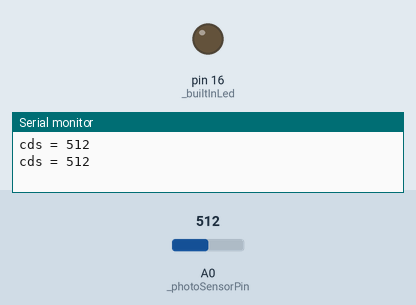
Recording of a sketch running on a simulated Arduino Uno, built with avr-gcc and run on an emulated ATmega328P. On the bench: output pins drawn as LEDs (lit = HIGH), the last lines printed to the serial monitor. Inputs (shaded band) come from the test bench; at power-on: A0 (_photoSensorPin) = 512.

Above: at 1.8 s.
1.9 s: A0 (_photoSensorPin) set to 501
At 3.2 s:
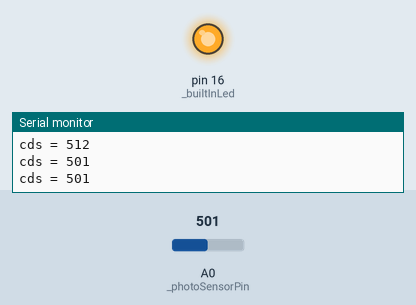
3.5 s: A0 (_photoSensorPin) set to 716
At 4.9 s:
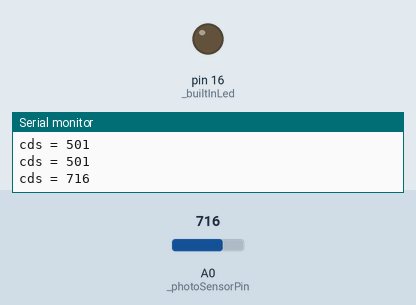
5.5 s: A0 (_photoSensorPin) set to 511
At 6.5 s:
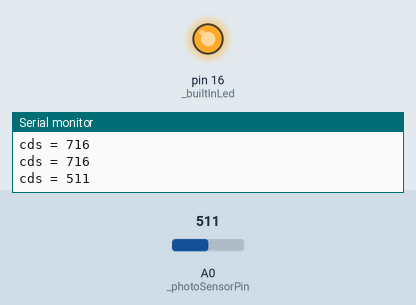
Timing chart, 0 to 8.5 s (numbered marks = the images above; inputs shaded):
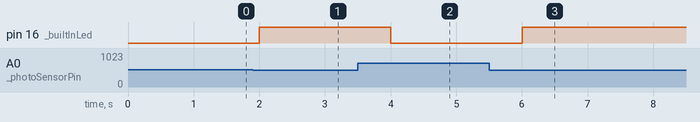

Measured:
- the behaviour switches between 512 and 511 on A0 (_photoSensorPin) (found by bisection; images 0 and 1)
- after the input at 1.9 s, pin 16 (_builtInLed): LOW → HIGH after 0.10 s
- after the input at 3.5 s, pin 16 (_builtInLed): HIGH → LOW after 0.50 s
- after the input at 5.5 s, pin 16 (_builtInLed): LOW → HIGH after 0.50 s

The sketch:

cds_sensor.ino
```cpp
int _photoSensorPin = A0;
int _builtInLed = 16;

void setup() {
  Serial.begin(115200);
  pinMode(_builtInLed, OUTPUT);
}

void loop() {

  int cdsValue = analogRead(_photoSensorPin);
  Serial.print("cds = ");
  Serial.println(cdsValue);

  int cdsPercentage = map(cdsValue, 0, 1023, 0, 100);
  if (cdsPercentage < 50)
  {
    digitalWrite(_builtInLed, HIGH); // 어두우면
  }
  else
  {
    digitalWrite(_builtInLed, LOW); // 밝으면
  }
  delay(1000);
}
```
